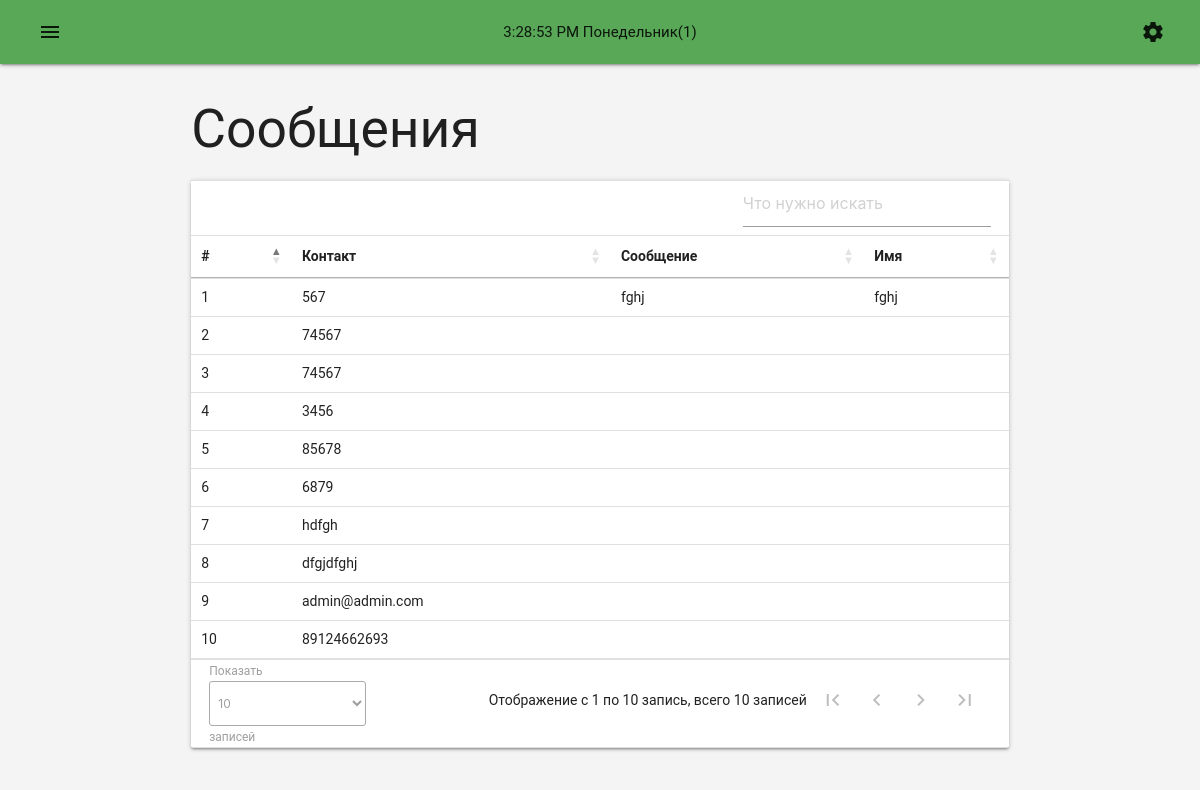
Page /admin/messages.php (signed in) on the earlier database version.
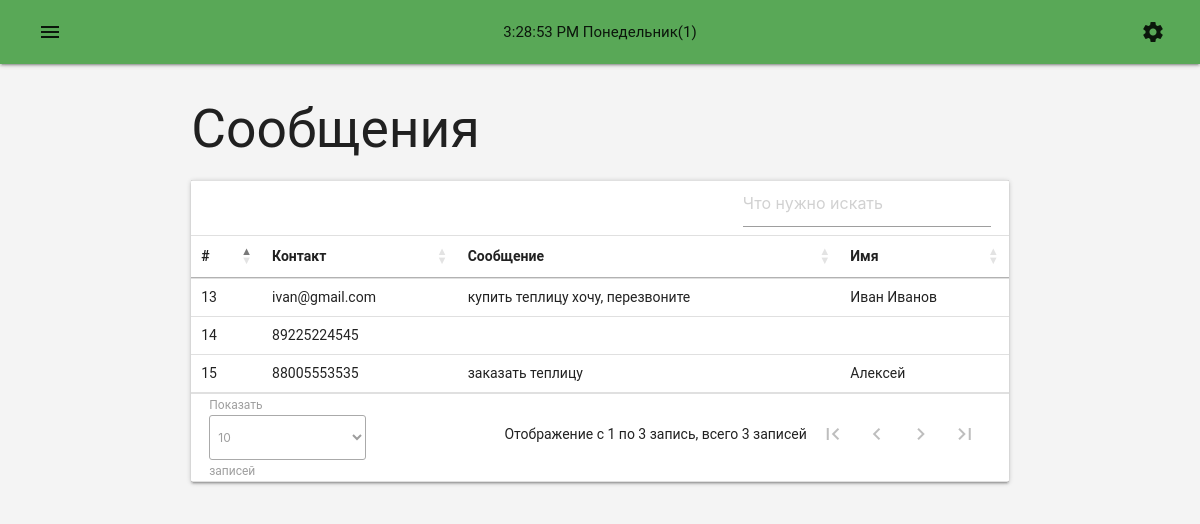
Same page on the later database version.
### tables this page shows
CREATE TABLE `messages` (
  `id` int NOT NULL,
  `contact` varchar(100) DEFAULT NULL COMMENT 'Почта/телефон',
  `name` varchar(100) DEFAULT NULL COMMENT 'Имя',
  `message` varchar(1000) DEFAULT NULL COMMENT 'Сообщение'
);

### admin/messages.php (the view)
<?php require_once 'layouts/header.php' ?>
<main>
  <div class="container">
    <div class="row">
      <div class="col s12">
        <h2 class="section-title">Сообщения</h2>
        <div class="card">
          <table id="table-messages" class="dataTables-messages">
            <thead>
              <tr>
                <th>#</th>
                <th>Контакт</th>
                <th>Сообщение</th>
                <th>Имя</th>
              </tr>
            </thead>
            <tbody>
              <?php
                require_once 'php/connection.php';
                $mysql -> set_charset("utf8");
                $query = mysqli_query($mysql, "SELECT * FROM `messages`");
                while($row = mysqli_fetch_assoc($query)) {
              ?>
              <tr>
                <td class="id"><?= $row['id'] ?></td>
                <td class="contact"><?= $row['contact'] ?></td>
                <td class="message"><?= $row['message'] ?></td>
                <td class="name"><?= $row['name'] ?></td>
              </tr>
              <?php } ?>
            </tbody>
          </table>
        </div>
      </div>
    </div>
  </div>
</main>
<?php require_once 'layouts/footer.php' ?>

Differences in the rows shown:
removed messages: id "1", contact "567", message "fghj", name "fghj"
removed messages: id "2", contact "74567"
removed messages: id "3", contact "74567"
removed messages: id "4", contact "3456"
removed messages: id "5", contact "85678"
removed messages: id "6", contact "6879"
removed messages: id "7", contact "hdfgh"
removed messages: id "8", contact "dfgjdfghj"
removed messages: id "9", contact "admin@admin.com"
removed messages: id "10", contact "89124662693"
added messages: id "13", contact "ivan@gmail.com", message "купить теплицу хочу, перезвоните", name "Иван Иванов"
added messages: id "14", contact "89225224545"
added messages: id "15", contact "88005553535", message "заказать теплицу", name "Алексей"
Other differences:
text written by a page script: "Показать записей Отображение с 1 по 10 запись, всего 10 записей" → "Показать записей Отображение с 1 по 3 запись, всего 3 записей"
